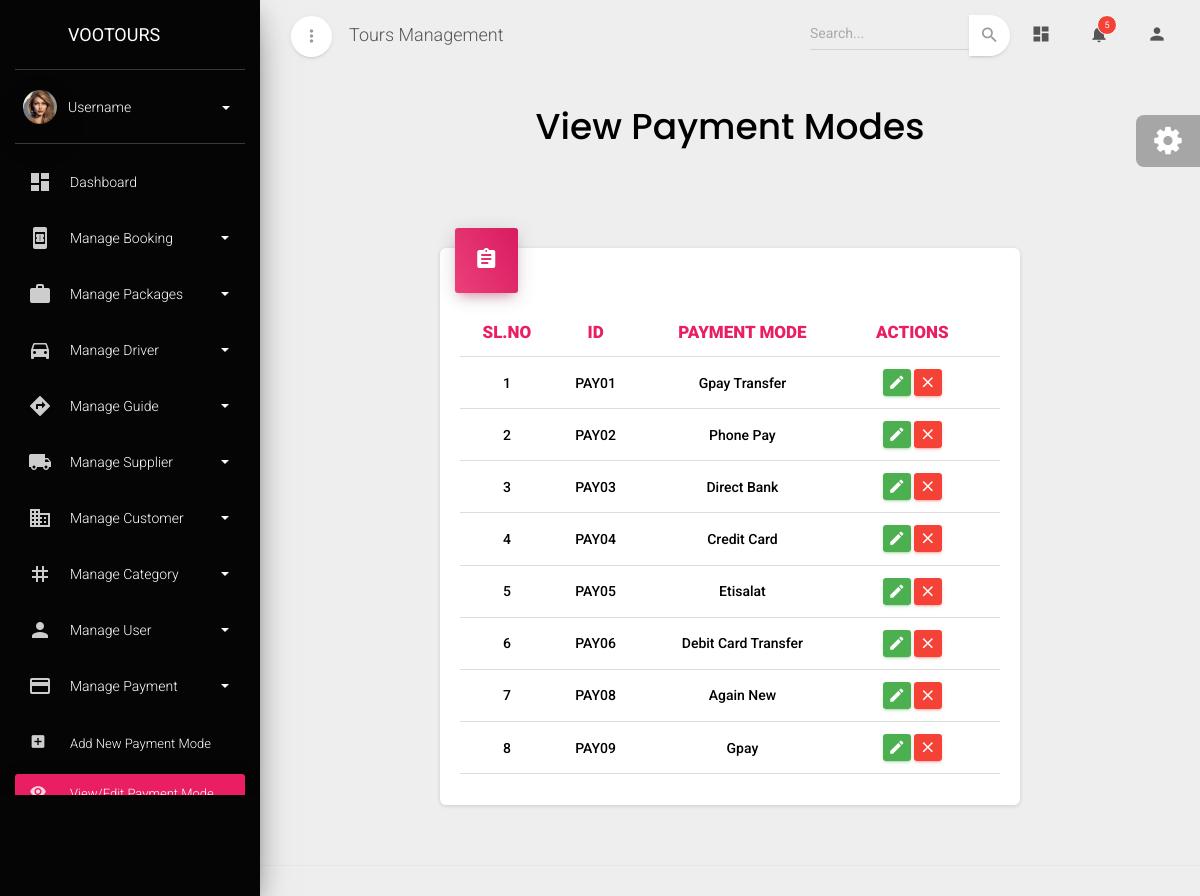
The app's page /viewpayment, older data.
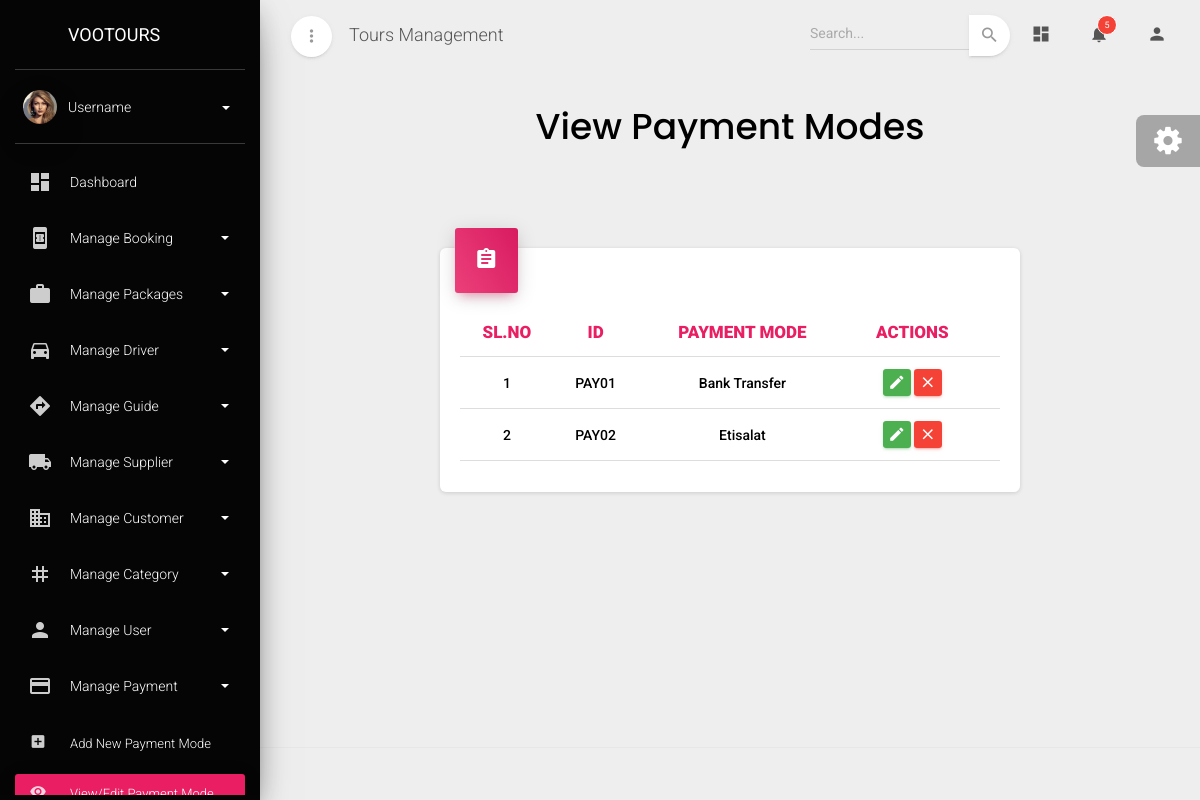
The same page, newer data.
### admin_dashboard/models.py (models this page shows, shortened)
class Payment_mode(models.Model):
    payment_id=models.CharField(max_length=10,primary_key=True,editable=False)
    payment_mode=models.CharField(max_length=50,unique=True)

### admin_dashboard/views.py (the view)
# urls.py: path('viewpayment',view_payment,name='viewpayment'),
def view_payment(request):
    data=Payment_mode.objects.all()
    return render(request,'viewpayment.html',{'data':data})

### admin_dashboard/templates/viewpayment.html (shortened to what this page needs)
{% extends "base.html" %}
{% block content %}
<div class="content">
  <div class="container-fluid">
    <div class="row text-center">
      <h2
        class="font-weight-bold"
        style="font-family: poppins, serif; color: #000"
      >
        View Payment Modes
      </h2>
    </div>
    <div class="row mt-2">
      <div class="mt-5">
        <div class="row" id="supplier-allocation-content">
          <div class="col-2"></div>
          <div class="col-lg-8 col-md-12 col-md-12">
            <div class="card">
              <div class="card-header card-header-rose card-header-icon">
                <div class="card-icon">
                  <i class="material-icons">assignment</i>
                </div>
              </div>
              <div class="card-body">
                <div class="table-responsive">
                  <table class="table">
                    <thead>
                      <tr>
                        <th class="text-center  text-rose" style="font-weight: 900;" >SL.NO</th>
                        <th class="text-center  text-rose" style="font-weight: 900;" >ID</th>
                        <th class="text-center  text-rose" style="font-weight: 900;" >PAYMENT MODE</th>
                        <th class="text-center  text-rose" style="font-weight: 900;" >ACTIONS</th>
                        <th class="text-center  text-rose" style="font-weight: 900;" ></th>
                      </tr>
                    </thead>
                    <tbody>
                      {% for i in data %}
                      <tr>
                        <tr>
                          <td class="text-center" style="font-weight: 500;">{{forloop.counter}}</td>
                          <td class="text-center text-capitalize" style="font-weight: 500;">{{i.payment_id}}</td>
                          <td class="text-center text-capitalize" style="font-weight: 500;">{{i.payment_mode}}</td>
                          <td class="td-actions text-center">
                            <button type="button" rel="tooltip" class="btn btn-success" data-toggle="modal" data-target="#editModal{{i.payment_id}}" onclick="openEditModal('{{i.payment_id}}')"> <i class="material-icons">edit</i> </button>
                            <button type="button" rel="tooltip" class="btn btn-danger" data-toggle="modal" data-target="#deleteModal{{i.payment_id}}" onclick="openDeleteModal('{{i.payment_id}}')"> <i class="material-icons">close</i> </button>
                          </td>
                          <td class="text-center text-capitalize" style="font-weight: 500;"></td>
                      </tr>
                      {% endfor %}
                    </tbody>
                  </table>
                </div>
              </div>
            </div>
          </div>
          <div class="col-2"></div>
        </div>
      </div>
    </div>
  </div>
</div>
{% endblock content %}

### admin_dashboard/templates/base.html (shortened to what this page needs)
{% load static %}
<!DOCTYPE html>
<html lang="en">
<head>
  <link href="https://cdnjs.cloudflare.com/ajax/libs/select2/4.0.13/css/select2.min.css" rel="stylesheet" />
  <link href="https://cdn.jsdelivr.net/npm/select2@4.1.0-rc.0/dist/css/select2.min.css" rel="stylesheet" />
  <link rel="stylesheet" href="https://maxcdn.bootstrapcdn.com/font-awesome/latest/css/font-awesome.min.css">
  <link href="https://cdn.jsdelivr.net/npm/bootstrap@5.3.3/dist/css/bootstrap.min.css" rel="stylesheet">
  <link rel="stylesheet" href="https://stackpath.bootstrapcdn.com/bootstrap/4.3.1/css/bootstrap.min.css">
  <link href="{% static "css/material-dashboard.css" %}" rel="stylesheet" />
  <link href="{% static "demo/demo.css" %}" rel="stylesheet" />
  <link rel="stylesheet" href="https://cdn.jsdelivr.net/npm/bootstrap-select@1.14.0-beta2/dist/css/bootstrap-select.min.css">
</head>
<body class="">
  <div class="wrapper">
    <div class="sidebar" data-color="rose" data-background-color="black">
      <div class="logo"><a href="{% url "dashboard" %}" class="simple-text logo-mini">
        </a>
        <a href="{% url "dashboard" %}" class="simple-text logo-normal">
          Vootours
        </a></div>
      <div class="sidebar-wrapper">
        <div class="user">
          <div class="photo">
            <img src=" {% static "img/faces/avatar.jpg" %}" />
          </div>
          <div class="user-info">
            <a data-toggle="collapse" href="#collapseExample" class="username">
              <span>
              Username                <b class="caret"></b>
              </span>
            </a>
          </div>
        </div>
        <ul class="nav">
          <li class="nav-item {% if request.path == '/' %} active {% endif %}" >
            <a class="nav-link" href="{% url "dashboard" %}">
              <i class="material-icons">dashboard</i>
              <p> Dashboard </p>
            </a>
          </li>
          <li class="nav-item">
            <a class="nav-link" data-toggle="collapse" href="#booking">
              <i class="material-icons">book_online</i>
              <p> Manage Booking
                <b class="caret"></b>
              </p>
            </a>
          </li>
          <li class="nav-item ">
            <a class="nav-link" data-toggle="collapse" href="#package">
              <i class="material-icons">work</i>
              <p> Manage Packages
                <b class="caret"></b>
              </p>
            </a>
          </li>
          <li class="nav-item ">
            <a class="nav-link" data-toggle="collapse" href="#driver">
              <i class="material-icons">directions_car</i>
              <p> Manage Driver
                <b class="caret"></b>
              </p>
            </a>
          </li>
          <li class="nav-item ">
            <a class="nav-link" data-toggle="collapse" href="#guide">
              <i class="material-icons">directions</i>
              <p> Manage Guide
                <b class="caret"></b>
              </p>
            </a>
          </li>
          <li class="nav-item ">
            <a class="nav-link" data-toggle="collapse" href="#supplier">
              <i class="material-icons">local_shipping</i>
              <p> Manage Supplier
                <b class="caret"></b>
              </p>
            </a>
          </li>
          <li class="nav-item ">
            <a class="nav-link" data-toggle="collapse" href="#company">
              <i class="material-icons">business</i>
              <p> Manage Customer
                <b class="caret"></b>
              </p>
            </a>
          </li>
          <li class="nav-item ">
            <a class="nav-link" data-toggle="collapse" href="#category">
              <i class="material-icons">tag</i>
              <p> Manage Category
                <b class="caret"></b>
              </p>
            </a>
          </li>
          <li class="nav-item ">
            <a class="nav-link" data-toggle="collapse" href="#user">
              <i class="material-icons">person</i>
              <p> Manage User
                <b class="caret"></b>
              </p>
            </a>
          </li>
          <li class="nav-item ">
            <a class="nav-link" data-toggle="collapse" href="#payment">
              <i class="material-icons">credit_card</i>
              <p> Manage Payment
                <b class="caret"></b>
              </p>
            </a>
            <div class="collapse {% if request.path == '/addpaymentmode' or  request.path == '/viewpayment'%}show{% endif %}" id="payment">
              <ul class="nav">
                <li class="nav-item {% if request.path == '/addpaymentmode' %}active{% endif %}">
                  <a class="nav-link" href="{% url "addpaymentmode" %}">
                    <span class="sidebar-mini"> <i class="material-icons">add_box</i> </span>
                    <span class="sidebar-normal"> Add New Payment Mode </span>
                  </a>
                </li>
                <li class="nav-item {% if request.path == '/viewpayment' %}active{% endif %}">
                  <a class="nav-link" href="{% url "viewpayment" %}">
                    <span class="sidebar-mini"> <i class="material-icons">visibility</i> </span>
                    <span class="sidebar-normal"> View/Edit Payment Mode  </span>
                  </a>
                </li>
              </ul>
            </div>
          </li>
        </ul>
      </div>
      <div class="sidebar-background"></div>
    </div>
    <div class="main-panel">
      <nav class="navbar navbar-expand-lg navbar-transparent navbar-absolute fixed-top ">
        <div class="container-fluid">
          <div class="navbar-wrapper">
            <div class="navbar-minimize">
              <button id="minimizeSidebar" class="btn btn-just-icon btn-white btn-fab btn-round">
                <i class="material-icons text_align-center visible-on-sidebar-regular">more_vert</i>
              </button>
            </div>
            <a class="navbar-brand" href="javascript:;">Tours Management</a>
          </div>
          <div class="collapse navbar-collapse justify-content-end">
            <form class="navbar-form">
              <div class="input-group no-border">
                <input type="text" value="" class="form-control" placeholder="Search...">
                <button type="submit" class="btn btn-white btn-round btn-just-icon">
                  <i class="material-icons">search</i>
                  <div class="ripple-container"></div>
                </button>
              </div>
            </form>
            <ul class="navbar-nav">
              <li class="nav-item">
                <a class="nav-link" href="javascript:;">
                  <i class="material-icons">dashboard</i>
                </a>
              </li>
              <li class="nav-item dropdown">
                <a class="nav-link" href="http://example.com" id="navbarDropdownMenuLink" data-toggle="dropdown" aria-haspopup="true" aria-expanded="false">
                  <i class="material-icons">notifications</i>
                  <span class="notification">5</span>
                </a>
              </li>
              <li class="nav-item dropdown">
                <a class="nav-link" href="javascript:;" id="navbarDropdownProfile" data-toggle="dropdown" aria-haspopup="true" aria-expanded="false">
                  <i class="material-icons">person</i>
                </a>
              </li>
            </ul>
          </div>
        </div>
      </nav>
      {% block content %}
      {% endblock content %}
      <footer class="footer">
      </footer>
    </div>
  </div>
  <div class="fixed-plugin">
    <div class="dropdown show-dropdown">
      <a href="#" data-toggle="dropdown">
        <i class="fa fa-cog fa-2x"> </i>
      </a>
    </div>
  </div>
</body>
</html>

Row changes from the older to the newer data that the page shows:
removed Payment_mode: payment_id "PAY03", payment_mode "Direct Bank"
removed Payment_mode: payment_id "PAY04", payment_mode "Credit Card"
removed Payment_mode: payment_id "PAY05", payment_mode "Etisalat"
removed Payment_mode: payment_id "PAY06", payment_mode "Debit Card Transfer"
removed Payment_mode: payment_id "PAY08", payment_mode "Again New"
removed Payment_mode: payment_id "PAY09", payment_mode "Gpay"
changed Payment_mode "PAY01": payment_mode "Gpay Transfer" → "Bank Transfer"
changed Payment_mode "PAY02": payment_mode "Phone Pay" → "Etisalat"
